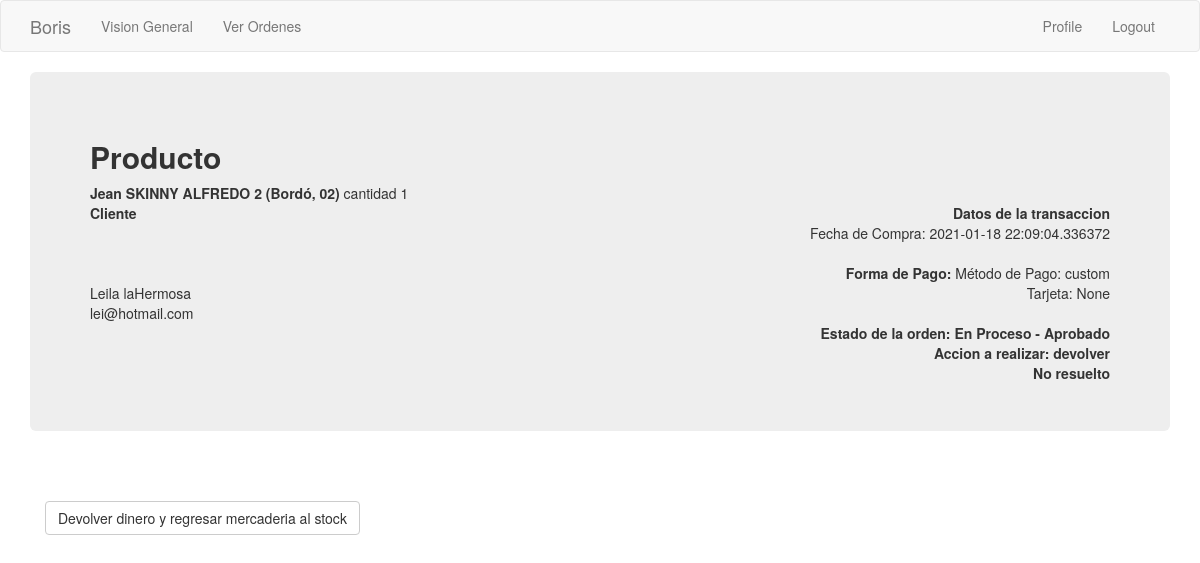
Page /gestion_producto/1?linea_id=3379882371 (signed in) on the committed database.
### app/models.py (models this page shows, shortened)
class Order_detail(db.Model):
    order_line_number = db.Column(db.String, primary_key=True)
    line_number = db.Column(db.Integer)
    prod_id = db.Column(db.Integer)
    name = db.Column(db.String(120))
    variant = db.Column(db.Integer)
    accion = db.Column(db.String(10))
    accion_cambiar_por = db.Column(db.Integer)
    accion_cantidad = db.Column(db.Integer)
    motivo = db.Column(db.String(50))
    monto_a_devolver = db.Column(db.Float)
    gestionado = db.Column(db.String(10))
    order = db.Column(db.Integer, db.ForeignKey('order_header.id'))

class Customer(db.Model):
    id = db.Column(db.Integer, primary_key=True)
    platform = db.Column(db.String(64), index=True)
    name = db.Column(db.String(64), index=True)
    email = db.Column(db.String(120), index=True, unique=True)
    phone = db.Column(db.String(15))
    orders = db.relationship('Order_header', backref='buyer', lazy='dynamic')

class Order_header(db.Model):
    id = db.Column(db.Integer, primary_key=True)
    order_number = db.Column(db.Integer, index=True)
    order_id_anterior = db.Column(db.Integer)
    creation_date = db.Column(db.String(35), index=True)
    last_update_date = db.Column(db.String(35))
    payment_method = db.Column(db.String(10))
    payment_card = db.Column(db.String(10))
    courier_order_id = db.Column(db.String(64), index=True)
    status = db.Column(db.String(15))
    sub_status = db.Column(db.String(15))
    customer_address = db.Column(db.String(64))
    customer_number = db.Column(db.String(10))
    customer_floor = db.Column(db.String(10))
    customer_zipcode = db.Column(db.String(8))
    customer_locality = db.Column(db.String(64))
    customer_city = db.Column(db.String(64))
    customer_province = db.Column(db.String(64))
    customer_country = db.Column(db.String(64))
    detalle = db.relationship('Order_detail', backref='productos', lazy='dynamic')
    transaction = db.relationship('Transaction_log', backref='transaccion', lazy='dynamic')
    customer_id = db.Column(db.Integer, db.ForeignKey('customer.id'))
    store = db.Column(db.Integer, db.ForeignKey('company.store_id'))

### app/main/routes.py (the view)
@bp.route('/gestion_producto/<orden_id>', methods=['GET', 'POST'])
@login_required
def gestionar_producto(orden_id):
    linea_id = request.args.get('linea_id')
    orden = Order_header.query.filter_by(id=orden_id).first()
    linea = Order_detail.query.get(str(linea_id))
    return render_template('producto.html', orden=orden, linea=linea, customer=orden.buyer)

### app/main/routes.py (called while the page is built)
@bp.before_app_request
def before_request():
    if current_user.is_authenticated:
        current_user.last_seen = datetime.utcnow()
        db.session.commit()

### app/models.py (called while the page is built)
@login.user_loader
def load_user(id):
    return User.query.get(int(id))

### app/templates/producto.html (shortened to what this page needs)
{% extends "base.html" %}
{% block app_content %}
    <div class='jumbotron'>
        <h2>
            <strong> Producto </strong> <br>
        </h2>
            <strong>{{linea.name}} </strong>  cantidad {{linea.accion_cantidad}} <br>
        <table style="width:100%">
            <tr>
                <th>Cliente</th>
                <th class="text-right">Datos de la transaccion</th>
            </tr>
            <tr>
                <td>
                    {{customer.name}} <br>
                    {{customer.email}} <br>
                </td>
                <td class="text-right">
                    Fecha de Compra: {{orden.creation_date}} <br>
                    <br>
                    <strong>Forma de Pago: </strong>
                    Método de Pago: {{orden.payment_method}}<br>
                    Tarjeta: {{orden.payment_card}} <br>
                    <br>
                    <strong>Estado de la orden:  {{orden.status}} - {{orden.sub_status}} </strong><br>
                    <strong>Accion a realizar: {{linea.accion}}</strong> <br>
                    {% if linea.gestionado !='Si' %}
                        <strong> No resuelto </strong>
                    {% else %}
                        <strong> Resuelto </strong>
                    {% endif %}
                </td>
            </tr>
        </table>
    </div>
    <div class='container'>
        <br><br>
        {% if linea['accion'] == 'devolver' %}
                {% set text = 'Devolver dinero y regresar mercaderia al stock' %}
        {% endif %}
        {% if linea['accion'] == 'cambiar'  %}
            {% set text = 'Regresar mercaderia al stock' %}
        {% endif %}
        {% if linea.gestionado != 'Si' %}
            {% if (linea.gestionado == 'Iniciado' or linea.gestionado == 'Cambiado' )%}
                <a href="{{ url_for('main.devolver', prod_id=linea.prod_id, variant=linea.variant, orden_id=orden.id, cantidad=linea.accion_cantidad, accion=linea.accion, order_line=linea.order_line_number ) }}">
                        <button class="btn btn-default"> {{text}} </button></a>
            {% else %}
                    <strong> Producto Devuelto       </strong>
            {% endif %}
        {% endif %}
    </div>
{% endblock %}

### rows in the picture
Order_detail: name "Jean SKINNY ALFREDO 2 (Bordó, 02)", accion_cantidad "1", accion "devolver"
Customer: name "Leila laHermosa", email "lei@hotmail.com"
Order_header: creation_date "2021-01-18 22:09:04.336372", payment_method "custom", payment_card "None", status "En Proceso", sub_status "Aprobado"

### other values in the picture
{{ 'Logout' }} "Logout"
{{ text }} "Devolver dinero y regresar mercaderia al stock"
